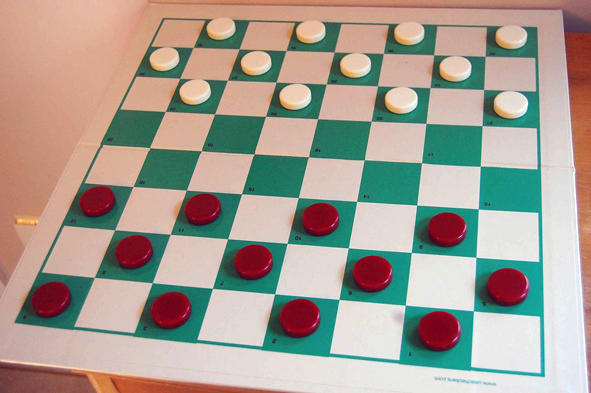
//> input picture CH03/Morphological/checkerboard.PNG, 591 x 393 px
$ ./main   (built with g++ and OpenCV 4)
//> lines starting //> are read from the running program, lines starting //| are printed output that depends on the picture; after the words box and inside, x2 and y2 are one past the last pixel; in counts of white or black regions, pixels touching at a corner belong together
#include "opencv2/opencv.hpp"

using namespace cv;
using namespace std;


int main( int argc, char** argv )
{
    // Read the source file
    Mat src;
    src = imread("../CH03/Morphological/checkerboard.PNG");
//> src is the input picture: 393 rows x 591 cols, CV_8UC3; mean B, G, R 145.8, 157.3, 165.4

    // Apply the filters
    Mat dst, dst2, dst3;
    inRange(src, Scalar(0, 0, 100), Scalar(40, 30, 255), dst);
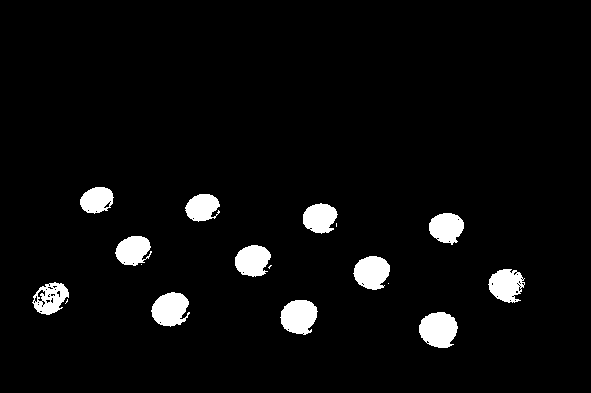
//> dst: 393 rows x 591 cols, CV_8UC1; 4.4% white; 17 white regions (5 under 20 px), largest, box (x1, y1, x2, y2) and area: (419, 312, 458, 348) 1077, (280, 300, 318, 335) 998, (151, 292, 190, 327) 983

    Mat element = getStructuringElement( MORPH_ELLIPSE,Size( 15, 15 ));
    dilate(dst, dst2, element);
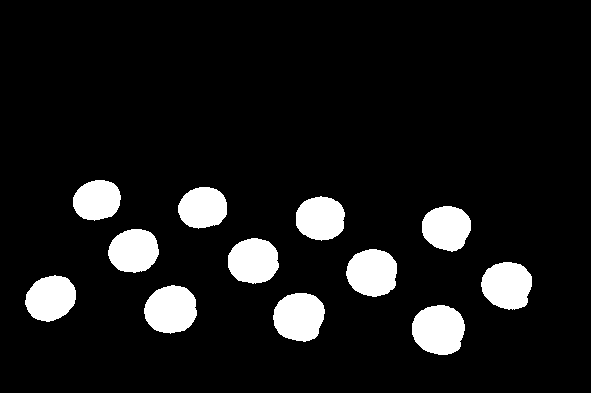
//> dst2: 393 rows x 591 cols, CV_8UC1; 9.5% white; 12 white regions, largest, box (x1, y1, x2, y2) and area: (412, 305, 465, 355) 2106, (144, 285, 197, 334) 2004, (273, 293, 325, 342) 1994
    erode(dst2, dst3, element);
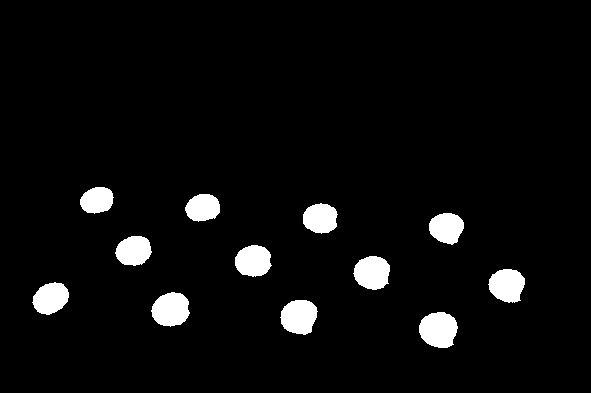
//> dst3: 393 rows x 591 cols, CV_8UC1; 4.7% white; 12 white regions, largest, box (x1, y1, x2, y2) and area: (419, 312, 458, 348) 1094, (151, 292, 190, 327) 1026, (280, 300, 318, 335) 1014
    //morphologyEx(src, dst3, MORPH_OPEN, element);

    // Show the results
    namedWindow( " ORIGINAL ", WINDOW_AUTOSIZE );
    imshow( " ORIGINAL ", src );
    namedWindow( " SEGMENTED ", WINDOW_AUTOSIZE );
    imshow( " SEGMENTED ", dst );
    namedWindow( " DILATION ", WINDOW_AUTOSIZE );
    imshow( " DILATION ", dst2 );
    namedWindow( " EROSION ", WINDOW_AUTOSIZE );
    imshow( " EROSION ", dst3 );

    waitKey();
    return 0;
}
